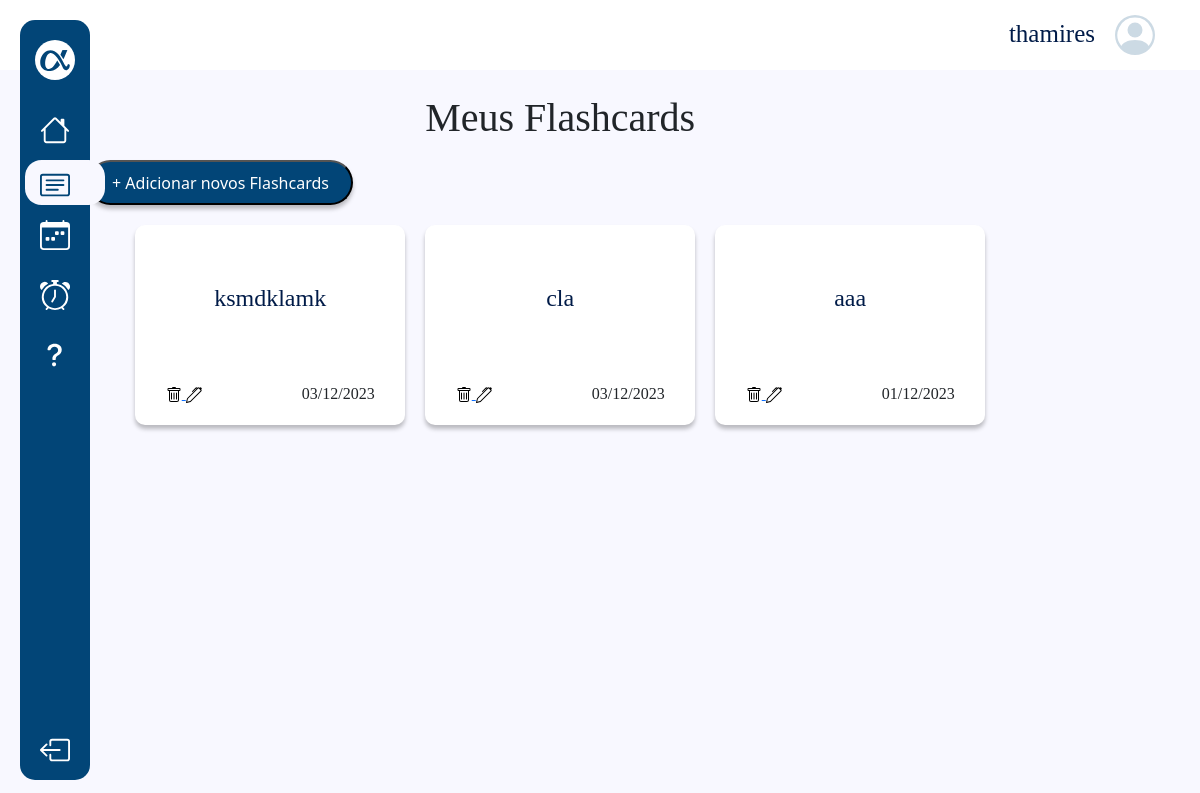
The app's page /flashcards/ (signed in) with its own data.
### revisao/models.py (models this page shows)
class Flashcard(models.Model):
    user = models.ForeignKey(User, on_delete=models.CASCADE)
    titulo = models.CharField(max_length=150)
    content = QuillField()
    data = models.DateField(default=timezone.now)

### revisao/views.py (the view, shortened to what this page needs)
# urls.py: path('flashcards/', flashcards, name='flashcards'),
@login_required
def flashcards(request):
    flashcards = Flashcard.objects.all().filter(user=request.user).order_by('-data')
    form = FlashcardForm()
    context = {
        "flashcards": flashcards,
        "form": form,
    }
    return render(request, 'revisao/flashcard.html', context)

### revisao/templates/revisao/flashcard.html (shortened to what this page needs)
{% extends 'core/partials/base.html' %}
{% load static %}
{% block linkf%} ativo {% endblock %}
{% block content %}
<div class="tflash mt-4">
    <h1>Meus Flashcards</h1>
</div>
<div class="d-flex">
    <button type="button" class="buttonf" data-bs-toggle="modal" data-bs-target="#myModal">
        + Adicionar novos Flashcards
    </button>
</div>
<div class="">
    <div class="d-flex justify-content-center row">
        {% for flashcards in flashcards %}
        <div class="flashcards">
            <div class="tituloflash">
                <h4><a href="#" data-bs-toggle="modal"
                        data-bs-target="#flashcardModal{{ flashcards.id }}">{{flashcards.titulo }}</a></h4>
            </div>
            <div class="bflash">
                <div class="mais">
                    <a href="{% url 'remover' flashcards.id %}">
                    </a>
                    <a href="">
                    </a>
                </div>
                <div class="dataflash">
                    <p> {{ flashcards.data|date:"d/m/Y" }}</p>
                </div>
            </div>
        </div>
        {% endfor %}
    </div>
</div>
{% endblock %}

### core/templates/core/partials/base.html (shortened to what this page needs)
{% load static %}
<!DOCTYPE html>
<html lang="pt-br">
<head>
    <link href="https://cdn.jsdelivr.net/npm/bootstrap@5.3.2/dist/css/bootstrap.min.css" rel="stylesheet"
>
    <link rel="stylesheet" href="{% static 'core/css/dashboard.css' %}">
</head>
<body>
    <div class="d-flex">
        <header class="headerdash ">
            <div class="username">
                <p class="">{{user.username}}</p>
                <svg xmlns="http://www.w3.org/2000/svg" width="40" height="40" class="bi bi-person-circle"
                    viewBox="0 0 16 16">
                    <path d="M11 6a3 3 0 1 1-6 0 3 3 0 0 1 6 0z" />
                    <path fill-rule="evenodd"
                        d="M0 8a8 8 0 1 1 16 0A8 8 0 0 1 0 8zm8-7a7 7 0 0 0-5.468 11.37C3.242 11.226 4.805 10 8 10s4.757 1.225 5.468 2.37A7 7 0 0 0 8 1z" />
                </svg>
            </div>
        </header>
        <nav class="menu-lateral">
            <div class="items">
                <ul class="navul">
                    <li class="item-nav logo d-flex align-items-center justify-content-center">
                        <a href="{% url 'index' %}"><img class="navimg" src="{% static 'core/img/navlogo.svg' %}"
                                alt=""></a>
                    </li>
                    <li class="item-nav {% block linkh%} {% endblock %}">
                        <a href="{% url 'dashboard' %}"></a>
                    </li>
                    <li class="item-nav {% block linkf%} {% endblock %}">
                        <a href="{% url 'flashcards' %}"></a>
                    </li>
                    <li class="item-nav {% block linkc%} {% endblock %}">
                        <a href="{% url 'calendario' %}"></a>
                    </li>
                    <li class="item-nav {% block linkp%} {% endblock %}">
                        <a href="{% url 'pomodoro' %}"></a>
                    </li>
                    <li class="item-nav {% block linkq%} {% endblock %}">
                        <a href="{% url 'estatisticas' %}"></a>
                    </li>
                    <li class="item-nav sair">
                        <a href="{% url 'logout' %}"></a>
                    </li>
                </ul>
            </div>
        </nav>
    </div>
    <main class="container">
        <div class="centro">
            {% block content %}
            {% endblock %}
        </div>
    </main>
</body>
</html>

### core/static/core/css/dashboard.css (style rules this page uses)
.username { color: #001B48; font-size: 25px; display: flex; justify-content: flex-end; margin: 15px; max-width: 95%; font-family: 'Merriweather'; }
.username p { margin-right: 20px; font-family: 'Merriweather'; }
.username svg { fill: rgba(2, 69, 119, 0.20); ; }
.headerdash { height: 70px; background-color: #fff; width: 100%; }
body { background-color: #F8F8FF; }
nav.menu-lateral { width: 70px; height: 95vh; background-color: #024577; margin: 20px; position: fixed; border-radius: 15px; }
.item-nav.logo { border-radius: 50%; width: 40px; height: 40px; background-color: #fff; margin-bottom: 20px; }
.item-nav svg { fill: #fff; }
.item-nav img { fill: #fff; }
.item-nav { padding-top: 15px; padding-bottom: 15px; display: flex; list-style-type: none; }
.ativo { background-color: #F8F8FF; border-radius: 16.5px; width: 80px; height: 45px; margin-left: 20px; padding: 10px 15px; }
.ativo svg { fill: #024577; }
.navul { margin-top: 20px; padding-left: 0; display: flex; flex-direction: column; align-items: center; justify-content: flex-start; }
ul .sair { position: absolute; bottom: 0; }
.flashcards { width: 270px; height: 200px; margin: 10px; border-radius: 10px; background: #FFF; box-shadow: 0px 4px 4px 0px rgba(0, 0, 0, 0.25); font-family: 'Merriweather'; display: flex; flex-direction: column; justify-content: space-between; align-items: center; }
.tituloflash { display: flex; align-items: center; flex-grow: 1; font-family: 'Merriweather'; }
.bflash { display: flex; padding: 3px; }
.mais { margin-right: 100px; }
.tituloflash a { text-decoration: none; color: #001B48; }
.buttonf { width: 265px; height: 45px; border-radius: 50px; background: #024577; box-shadow: 0px 4px 4px 0px rgba(0, 0, 0, 0.25); color: #FFF; margin: 10px 30px ; }
.tflash { font-family: 'Merriweather'; display: flex; justify-content: center; }
.centro { margin-left: 1em; max-width: 90%; }

### records on screen
Flashcard: titulo "ksmdklamk", data "03/12/2023"
Flashcard: titulo "cla", data "03/12/2023"
Flashcard: titulo "aaa", data "01/12/2023"

### other values on screen
{{ user.username }} "thamires"
